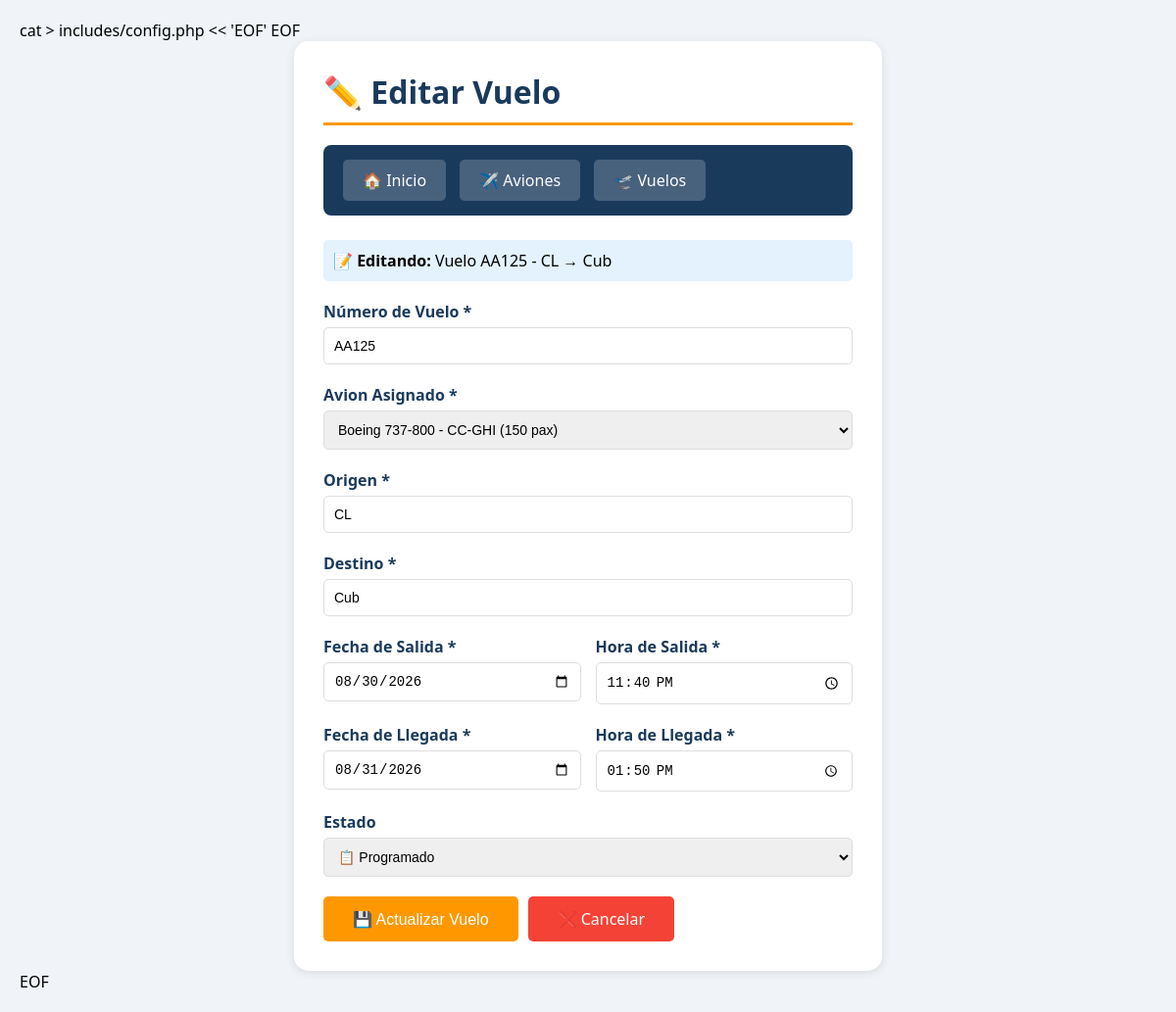
The page /vuelos_update.php?id=7 (signed in) on the database its author committed.
### tables this page shows
CREATE TABLE vuelos (
    id INTEGER PRIMARY KEY AUTOINCREMENT,
    numero_vuelo TEXT UNIQUE NOT NULL,
    avion_id INTEGER NOT NULL,
    origen TEXT NOT NULL,
    destino TEXT NOT NULL,
    hora_salida DATETIME NOT NULL,
    hora_llegada DATETIME NOT NULL,
    estado TEXT DEFAULT 'Programado',
    FOREIGN KEY (avion_id) REFERENCES aviones(id) ON DELETE CASCADE
);

CREATE TABLE aviones (
    id INTEGER PRIMARY KEY AUTOINCREMENT,
    matricula TEXT UNIQUE NOT NULL,
    modelo TEXT NOT NULL,
    fabricante TEXT NOT NULL,
    capacidad INTEGER NOT NULL,
    año_fabricacion INTEGER,
    estado TEXT DEFAULT 'Activo',
    fecha_registro TIMESTAMP DEFAULT CURRENT_TIMESTAMP
);

### includes/db.php (called while the page is built, shortened)
<?php
class Database {
    private static $instance = null;
    private $db;
    private function __construct() {
        $this->dbPath = __DIR__ . '/../database.db';
        try {
            $this->db = new PDO('sqlite:' . $this->dbPath);
            $this->db->setAttribute(PDO::ATTR_ERRMODE, PDO::ERRMODE_EXCEPTION);
            $this->db->setAttribute(PDO::ATTR_DEFAULT_FETCH_MODE, PDO::FETCH_ASSOC);
        } catch (PDOException $e) {
            die("❌ Error de conexión: " . $e->getMessage());
        }
    }
    public static function getInstance() {
        if (self::$instance == null) {
            self::$instance = new Database();
        }
        return self::$instance;
    }
    public function getConnection() {
        return $this->db;
    }
}
?>

### includes/crud.php (called while the page is built, shortened)
<?php
require_once __DIR__ . '/db.php';
class CRUD {
    private $db;
    public function __construct() {
        $this->db = Database::getInstance()->getConnection();
    }
    public function readAllAviones() {
        try {
            $sql = "SELECT * FROM aviones ORDER BY id DESC";
            $stmt = $this->db->query($sql);
            return $stmt->fetchAll();
        } catch (PDOException $e) {
            return [];
        }
    }
    public function readVuelo($id) {
        try {
            $sql = "SELECT v.*, a.modelo as avion_modelo, a.matricula as avion_matricula
                    FROM vuelos v
                    LEFT JOIN aviones a ON v.avion_id = a.id
                    WHERE v.id = ?";
            $stmt = $this->db->prepare($sql);
            $stmt->execute([$id]);
            return $stmt->fetch();
        } catch (PDOException $e) {
            return null;
        }
    }
}
?>

### vuelos_update.php (the view, shortened to what this page needs)
<?php
require_once 'includes/config.php';
require_once 'includes/crud.php';
$crud = new CRUD();
$id = (int)$_GET['id'];
$vuelo = $crud->readVuelo($id);
$aviones = $crud->readAllAviones();
$fecha_salida = date('Y-m-d', strtotime($vuelo['hora_salida']));
$hora_salida = date('H:i', strtotime($vuelo['hora_salida']));
$fecha_llegada = date('Y-m-d', strtotime($vuelo['hora_llegada']));
$hora_llegada = date('H:i', strtotime($vuelo['hora_llegada']));
?>
<!DOCTYPE html>
<html lang="es">
<head>
</head>
<body>
    <div class="container">
        <h1>✏️ Editar Vuelo</h1>
        <div class="navbar">
            <a href="index.php">🏠 Inicio</a>
            <a href="aviones_list.php">✈️ Aviones</a>
            <a href="vuelos_list.php">🛫 Vuelos</a>
        </div>
        <div class="info-vuelo">
            <strong>📝 Editando:</strong> Vuelo <?= htmlspecialchars($vuelo['numero_vuelo']) ?> - <?= htmlspecialchars($vuelo['origen']) ?> → <?= htmlspecialchars($vuelo['destino']) ?>
        </div>
        <form method="POST">
            <div class="form-group">
                <label>Número de Vuelo *</label>
                <input type="text" name="numero_vuelo" value="<?= htmlspecialchars($vuelo['numero_vuelo']) ?>" required>
            </div>
            <div class="form-group">
                <label>Avion Asignado *</label>
                <select name="avion_id" required>
                    <?php foreach ($aviones as $avion): ?>
                        <option value="<?= $avion['id'] ?>" <?= $avion['id'] == $vuelo['avion_id'] ? 'selected' : '' ?>>
                            <?= htmlspecialchars($avion['modelo']) ?> - <?= htmlspecialchars($avion['matricula']) ?> (<?= $avion['capacidad'] ?> pax)
                        </option>
                    <?php endforeach; ?>
                </select>
            </div>
            <div class="form-group">
                <label>Origen *</label>
                <input type="text" name="origen" value="<?= htmlspecialchars($vuelo['origen']) ?>" required>
            </div>
            <div class="form-group">
                <label>Destino *</label>
                <input type="text" name="destino" value="<?= htmlspecialchars($vuelo['destino']) ?>" required>
            </div>
            <div class="fila-horarios">
                <div class="form-group">
                    <label>Fecha de Salida *</label>
                    <input type="date" name="fecha_salida" value="<?= $fecha_salida ?>" required>
                </div>
                <div class="form-group">
                    <label>Hora de Salida *</label>
                    <input type="time" name="hora_salida" value="<?= $hora_salida ?>" required>
                </div>
            </div>
            <div class="fila-horarios">
                <div class="form-group">
                    <label>Fecha de Llegada *</label>
                    <input type="date" name="fecha_llegada" value="<?= $fecha_llegada ?>" required>
                </div>
                <div class="form-group">
                    <label>Hora de Llegada *</label>
                    <input type="time" name="hora_llegada" value="<?= $hora_llegada ?>" required>
                </div>
            </div>
            <div class="form-group">
                <label>Estado</label>
                <select name="estado">
                    <option value="Programado" <?= $vuelo['estado'] == 'Programado' ? 'selected' : '' ?>>📋 Programado</option>
                </select>
            </div>
            <div class="botones">
                <button type="submit" class="btn-actualizar">💾 Actualizar Vuelo</button>
                <a href="vuelos_list.php" class="btn-cancelar">❌ Cancelar</a>
            </div>
        </form>
    </div>
</body>
</html>

### vuelos_update.php (style rules this page uses)
* { margin: 0; padding: 0; box-sizing: border-box; }
body { font-family: 'Segoe UI', Tahoma, Geneva, Verdana, sans-serif; background: #f0f4f8; padding: 20px; }
.container { max-width: 600px; margin: 0 auto; background: white; padding: 30px; border-radius: 15px; box-shadow: 0 2px 10px rgba(0,0,0,0.1); }
h1 { color: #1a3a5c; border-bottom: 3px solid #ff9800; padding-bottom: 10px; margin-bottom: 20px; }
.navbar { background: #1a3a5c; padding: 15px; border-radius: 8px; margin-bottom: 25px; }
.navbar a { color: white; text-decoration: none; padding: 10px 20px; margin: 0 5px; background: rgba(255,255,255,0.2); border-radius: 5px; display: inline-block; }
.form-group { margin-bottom: 20px; }
label { display: block; font-weight: 600; margin-bottom: 5px; color: #1a3a5c; }
input, select { width: 100%; padding: 10px; border: 1px solid #ddd; border-radius: 5px; font-size: 14px; }
.fila-horarios { display: grid; grid-template-columns: 1fr 1fr; gap: 15px; }
.btn-actualizar { background: #ff9800; color: white; padding: 12px 30px; border: none; border-radius: 5px; font-size: 16px; cursor: pointer; }
.btn-cancelar { background: #f44336; color: white; padding: 12px 30px; border: none; border-radius: 5px; font-size: 16px; cursor: pointer; text-decoration: none; display: inline-block; }
.botones { display: flex; gap: 10px; }
.info-vuelo { background: #e3f2fd; padding: 10px; border-radius: 5px; margin-bottom: 20px; }

### rows shown on the page
vuelos: numero_vuelo "AA125", origen "CL", destino "Cub", avion_id "Boeing 737-800 - CC-GHI (150 pax)", fecha_salida "08/30/2026", hora_salida "23:40", fecha_llegada "08/31/2026", hora_llegada "13:50", estado "📋 Programado"
